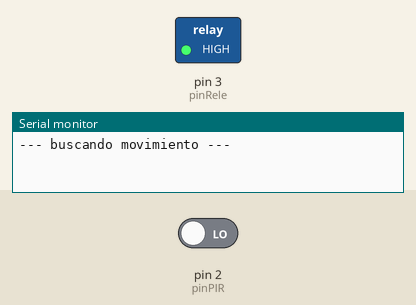
Bench run of a sketch on a simulated Arduino Uno, built with avr-gcc and run on an emulated ATmega328P. Shown: switched loads named in the sketch (green lamp = pin HIGH), the last lines printed to the serial monitor. The test bench sets the inputs (shaded band); at power-on: pin 2 (pinPIR) LOW.

Above: at 1.2 s.
1.3 s: pin 2 (pinPIR) driven HIGH
At 2.6 s:
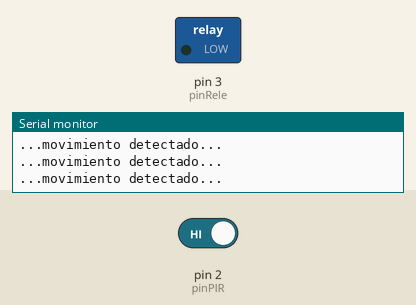
2.9 s: pin 2 (pinPIR) driven LOW
At 4.1 s:
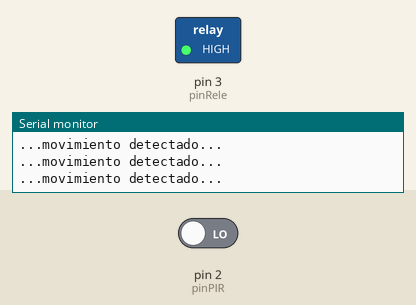
Timing chart, 0 to 5.9 s (numbered marks = the images above; inputs shaded):
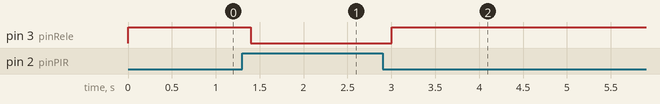

The sketch:

sensor.ino
```cpp
const int pinPIR = 2;
const int pinRele = 3;

void setup() {
  pinMode(pinPIR, INPUT);
  pinMode(pinRele, OUTPUT);

  digitalWrite(pinRele, HIGH);

  Serial.begin(9600);
  Serial.println("--- buscando movimiento ---");
}

void loop() {

  int presencia = digitalRead(pinPIR);

  if (presencia == HIGH) {
    Serial.println("...movimiento detectado...");
    digitalWrite(pinRele, LOW);
  } else {
    digitalWrite(pinRele, HIGH);
  }

  delay(200);
}
```

Measured:
- after the input at 1.3 s, pin 3 (pinRele): HIGH → LOW after 0.10 s
- after the input at 2.9 s, pin 3 (pinRele): LOW → HIGH after 0.10 s
